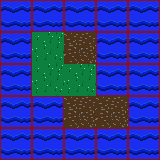

Tiled map render using the project's own tile images. Description and the whole map definition, tile-layer contents included, below:
An orthogonal 5x5 tile map with 32x32 px tiles, 2 tile layers (tile, collision).

<map version="1.9" tiledversion="1.9.1" orientation="orthogonal" renderorder="right-down" width="5" height="5" tilewidth="32" tileheight="32" infinite="0" nextlayerid="3" nextobjectid="1">
 <tileset firstgid="1" name="tileset" tilewidth="32" tileheight="32" tilecount="8" columns="8">
  <image source="../tilesets/tileset.png" width="256" height="32" />
 </tileset>
 <layer id="1" name="tile" class="tilelayer" width="5" height="5">
  <data encoding="csv">
1,1,1,1,1,
1,2,3,1,1,
1,2,2,1,1,
1,1,3,3,1,
1,1,1,1,1
</data>
 </layer>
 <layer id="2" name="collision" class="collisionlayer" width="5" height="5">
  <data encoding="csv">
4,4,4,4,4,
4,0,0,4,4,
4,0,0,4,4,
4,4,0,0,4,
4,4,4,4,4
</data>
 </layer>
</map>
